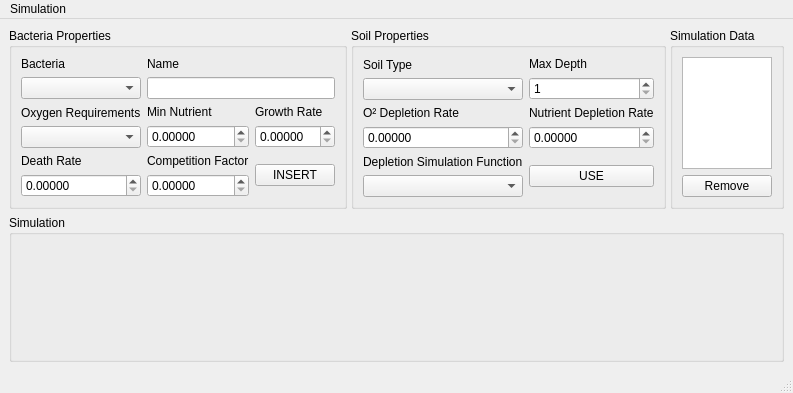
<?xml version="1.0" encoding="UTF-8"?>
<ui version="4.0">
 <class>MainWindow</class>
 <widget class="QMainWindow" name="MainWindow">
  <property name="geometry">
   <rect>
    <x>0</x>
    <y>0</y>
    <width>777</width>
    <height>393</height>
   </rect>
  </property>
  <property name="windowTitle">
   <string>MainWindow</string>
  </property>
  <widget class="QWidget" name="centralwidget">
   <layout class="QGridLayout" name="gridLayout_3" rowstretch="1,3">
    <item row="1" column="0">
     <widget class="QGroupBox" name="groupBox_simulation">
      <property name="sizePolicy">
       <sizepolicy hsizetype="Expanding" vsizetype="Expanding">
        <horstretch>0</horstretch>
        <verstretch>0</verstretch>
       </sizepolicy>
      </property>
      <property name="title">
       <string>Simulation</string>
      </property>
      <layout class="QHBoxLayout" name="horizontalLayout_2"/>
     </widget>
    </item>
    <item row="0" column="0">
     <layout class="QHBoxLayout" name="horizontalLayout" stretch="1,1,2">
      <property name="spacing">
       <number>4</number>
      </property>
      <property name="sizeConstraint">
       <enum>QLayout::SetFixedSize</enum>
      </property>
      <item>
       <widget class="QGroupBox" name="groupBox_bacteriaProperties">
        <property name="sizePolicy">
         <sizepolicy hsizetype="Minimum" vsizetype="Minimum">
          <horstretch>0</horstretch>
          <verstretch>0</verstretch>
         </sizepolicy>
        </property>
        <property name="minimumSize">
         <size>
          <width>0</width>
          <height>180</height>
         </size>
        </property>
        <property name="title">
         <string>Bacteria Properties</string>
        </property>
        <layout class="QGridLayout" name="gridLayout">
         <property name="sizeConstraint">
          <enum>QLayout::SetMinimumSize</enum>
         </property>
         <item row="3" column="1">
          <layout class="QVBoxLayout" name="verticalLayout_7">
           <item>
            <widget class="QLabel" name="label_competitionFactor">
             <property name="text">
              <string>Competition Factor</string>
             </property>
             <property name="buddy">
              <cstring>doubleSpinBox_competitionFactor</cstring>
             </property>
            </widget>
           </item>
           <item>
            <widget class="QDoubleSpinBox" name="doubleSpinBox_competitionFactor">
             <property name="decimals">
              <number>5</number>
             </property>
            </widget>
           </item>
          </layout>
         </item>
         <item row="3" column="0">
          <layout class="QVBoxLayout" name="verticalLayout_6">
           <item>
            <widget class="QLabel" name="label_deathRate">
             <property name="maximumSize">
              <size>
               <width>16777215</width>
               <height>28</height>
              </size>
             </property>
             <property name="text">
              <string>Death Rate</string>
             </property>
             <property name="buddy">
              <cstring>doubleSpinBox_deathRate</cstring>
             </property>
            </widget>
           </item>
           <item>
            <widget class="QDoubleSpinBox" name="doubleSpinBox_deathRate">
             <property name="decimals">
              <number>5</number>
             </property>
            </widget>
           </item>
          </layout>
         </item>
         <item row="1" column="1">
          <layout class="QVBoxLayout" name="verticalLayout_4">
           <item>
            <widget class="QLabel" name="label_minNutrient">
             <property name="maximumSize">
              <size>
               <width>16777215</width>
               <height>16</height>
              </size>
             </property>
             <property name="text">
              <string>Min Nutrient</string>
             </property>
             <property name="buddy">
              <cstring>doubleSpinBox_minNutrient</cstring>
             </property>
            </widget>
           </item>
           <item>
            <widget class="QDoubleSpinBox" name="doubleSpinBox_minNutrient">
             <property name="decimals">
              <number>5</number>
             </property>
            </widget>
           </item>
          </layout>
         </item>
         <item row="3" column="2">
          <widget class="QPushButton" name="pushButton_insertBacteria">
           <property name="sizePolicy">
            <sizepolicy hsizetype="Preferred" vsizetype="Fixed">
             <horstretch>0</horstretch>
             <verstretch>0</verstretch>
            </sizepolicy>
           </property>
           <property name="text">
            <string>INSERT</string>
           </property>
          </widget>
         </item>
         <item row="0" column="0">
          <layout class="QVBoxLayout" name="verticalLayout">
           <property name="sizeConstraint">
            <enum>QLayout::SetDefaultConstraint</enum>
           </property>
           <item>
            <widget class="QLabel" name="label_bacteria">
             <property name="enabled">
              <bool>true</bool>
             </property>
             <property name="sizePolicy">
              <sizepolicy hsizetype="Preferred" vsizetype="Minimum">
               <horstretch>0</horstretch>
               <verstretch>0</verstretch>
              </sizepolicy>
             </property>
             <property name="minimumSize">
              <size>
               <width>0</width>
               <height>0</height>
              </size>
             </property>
             <property name="maximumSize">
              <size>
               <width>16777215</width>
               <height>16</height>
              </size>
             </property>
             <property name="text">
              <string>Bacteria</string>
             </property>
             <property name="buddy">
              <cstring>comboBox_bacteria</cstring>
             </property>
            </widget>
           </item>
           <item>
            <widget class="QComboBox" name="comboBox_bacteria"/>
           </item>
          </layout>
         </item>
         <item row="1" column="2">
          <layout class="QVBoxLayout" name="verticalLayout_5">
           <item>
            <widget class="QLabel" name="label_growthRate">
             <property name="maximumSize">
              <size>
               <width>16777215</width>
               <height>16</height>
              </size>
             </property>
             <property name="text">
              <string>Growth Rate</string>
             </property>
             <property name="buddy">
              <cstring>doubleSpinBox_growthRate</cstring>
             </property>
            </widget>
           </item>
           <item>
            <widget class="QDoubleSpinBox" name="doubleSpinBox_growthRate">
             <property name="decimals">
              <number>5</number>
             </property>
             <property name="stepType">
              <enum>QAbstractSpinBox::DefaultStepType</enum>
             </property>
            </widget>
           </item>
          </layout>
         </item>
         <item row="0" column="1" colspan="2">
          <layout class="QVBoxLayout" name="verticalLayout_2">
           <property name="spacing">
            <number>6</number>
           </property>
           <item>
            <widget class="QLabel" name="label_name">
             <property name="sizePolicy">
              <sizepolicy hsizetype="Preferred" vsizetype="Preferred">
               <horstretch>0</horstretch>
               <verstretch>0</verstretch>
              </sizepolicy>
             </property>
             <property name="maximumSize">
              <size>
               <width>16777215</width>
               <height>16</height>
              </size>
             </property>
             <property name="text">
              <string>Name</string>
             </property>
             <property name="buddy">
              <cstring>lineEdit_name</cstring>
             </property>
            </widget>
           </item>
           <item>
            <widget class="QLineEdit" name="lineEdit_name"/>
           </item>
          </layout>
         </item>
         <item row="1" column="0">
          <layout class="QVBoxLayout" name="verticalLayout_3">
           <item>
            <widget class="QLabel" name="label_oxygenRequirements">
             <property name="maximumSize">
              <size>
               <width>16777215</width>
               <height>16</height>
              </size>
             </property>
             <property name="text">
              <string>Oxygen Requirements</string>
             </property>
             <property name="buddy">
              <cstring>comboBox_oxygenRequirements</cstring>
             </property>
            </widget>
           </item>
           <item>
            <widget class="QComboBox" name="comboBox_oxygenRequirements"/>
           </item>
          </layout>
         </item>
        </layout>
       </widget>
      </item>
      <item>
       <widget class="QGroupBox" name="groupBox_soilProperties">
        <property name="sizePolicy">
         <sizepolicy hsizetype="Minimum" vsizetype="Minimum">
          <horstretch>0</horstretch>
          <verstretch>0</verstretch>
         </sizepolicy>
        </property>
        <property name="minimumSize">
         <size>
          <width>0</width>
          <height>180</height>
         </size>
        </property>
        <property name="title">
         <string>Soil Properties</string>
        </property>
        <layout class="QGridLayout" name="gridLayout_4">
         <item row="1" column="0">
          <layout class="QVBoxLayout" name="verticalLayout_10">
           <item>
            <widget class="QLabel" name="label_o2DepletionRate">
             <property name="maximumSize">
              <size>
               <width>16777215</width>
               <height>16</height>
              </size>
             </property>
             <property name="text">
              <string>O² Depletion Rate</string>
             </property>
             <property name="buddy">
              <cstring>doubleSpinBox_o2DepletionRate</cstring>
             </property>
            </widget>
           </item>
           <item>
            <widget class="QDoubleSpinBox" name="doubleSpinBox_o2DepletionRate">
             <property name="decimals">
              <number>5</number>
             </property>
            </widget>
           </item>
          </layout>
         </item>
         <item row="0" column="1">
          <layout class="QVBoxLayout" name="verticalLayout_9">
           <item>
            <widget class="QLabel" name="label_maxDepth">
             <property name="maximumSize">
              <size>
               <width>16777215</width>
               <height>16</height>
              </size>
             </property>
             <property name="text">
              <string>Max Depth</string>
             </property>
             <property name="buddy">
              <cstring>spinBox_maxDepth</cstring>
             </property>
            </widget>
           </item>
           <item>
            <widget class="QSpinBox" name="spinBox_maxDepth">
             <property name="minimum">
              <number>1</number>
             </property>
             <property name="maximum">
              <number>500</number>
             </property>
            </widget>
           </item>
          </layout>
         </item>
         <item row="1" column="1">
          <layout class="QVBoxLayout" name="verticalLayout_11">
           <item>
            <widget class="QLabel" name="label_nutrientDepletionRate">
             <property name="maximumSize">
              <size>
               <width>16777215</width>
               <height>16</height>
              </size>
             </property>
             <property name="text">
              <string>Nutrient Depletion Rate</string>
             </property>
             <property name="buddy">
              <cstring>doubleSpinBox_nutrientDepletionRate</cstring>
             </property>
            </widget>
           </item>
           <item>
            <widget class="QDoubleSpinBox" name="doubleSpinBox_nutrientDepletionRate">
             <property name="decimals">
              <number>5</number>
             </property>
            </widget>
           </item>
          </layout>
         </item>
         <item row="0" column="0">
          <layout class="QVBoxLayout" name="verticalLayout_8">
           <item>
            <widget class="QLabel" name="label_soilType">
             <property name="maximumSize">
              <size>
               <width>16777215</width>
               <height>16</height>
              </size>
             </property>
             <property name="text">
              <string>Soil Type</string>
             </property>
             <property name="buddy">
              <cstring>comboBox_soilType</cstring>
             </property>
            </widget>
           </item>
           <item>
            <widget class="QComboBox" name="comboBox_soilType"/>
           </item>
          </layout>
         </item>
         <item row="2" column="1">
          <widget class="QPushButton" name="pushButton_useSoil">
           <property name="text">
            <string>USE</string>
           </property>
          </widget>
         </item>
         <item row="2" column="0">
          <layout class="QVBoxLayout" name="verticalLayout_12">
           <item>
            <widget class="QLabel" name="label_depletionFunction">
             <property name="maximumSize">
              <size>
               <width>16777215</width>
               <height>16</height>
              </size>
             </property>
             <property name="text">
              <string>Depletion Simulation Function</string>
             </property>
             <property name="buddy">
              <cstring>comboBox_depletionFunction</cstring>
             </property>
            </widget>
           </item>
           <item>
            <widget class="QComboBox" name="comboBox_depletionFunction"/>
           </item>
          </layout>
         </item>
        </layout>
       </widget>
      </item>
      <item>
       <widget class="QGroupBox" name="groupBox_simulationData">
        <property name="title">
         <string>Simulation Data</string>
        </property>
        <layout class="QGridLayout" name="gridLayout_5">
         <item row="0" column="0">
          <widget class="QTableWidget" name="tableWidget_bacteriaList">
           <property name="editTriggers">
            <set>QAbstractItemView::NoEditTriggers</set>
           </property>
           <property name="alternatingRowColors">
            <bool>true</bool>
           </property>
           <property name="selectionMode">
            <enum>QAbstractItemView::ContiguousSelection</enum>
           </property>
           <property name="selectionBehavior">
            <enum>QAbstractItemView::SelectRows</enum>
           </property>
           <property name="verticalScrollMode">
            <enum>QAbstractItemView::ScrollPerPixel</enum>
           </property>
           <property name="horizontalScrollMode">
            <enum>QAbstractItemView::ScrollPerPixel</enum>
           </property>
          </widget>
         </item>
         <item row="1" column="0">
          <widget class="QPushButton" name="pushButton_removeBacteria">
           <property name="text">
            <string>Remove</string>
           </property>
          </widget>
         </item>
        </layout>
       </widget>
      </item>
     </layout>
    </item>
   </layout>
  </widget>
  <widget class="QMenuBar" name="menubar">
   <property name="geometry">
    <rect>
     <x>0</x>
     <y>0</y>
     <width>777</width>
     <height>22</height>
    </rect>
   </property>
   <widget class="QMenu" name="menuSimulation">
    <property name="title">
     <string>Simulation</string>
    </property>
    <addaction name="action_startSimulation"/>
    <addaction name="actionAdvanced_Charts"/>
   </widget>
   <addaction name="menuSimulation"/>
  </widget>
  <widget class="QStatusBar" name="statusbar"/>
  <action name="action_startSimulation">
   <property name="text">
    <string>Start</string>
   </property>
  </action>
  <action name="actionAdvanced_Charts">
   <property name="checkable">
    <bool>true</bool>
   </property>
   <property name="text">
    <string>Advanced Charts</string>
   </property>
  </action>
 </widget>
 <tabstops>
  <tabstop>comboBox_bacteria</tabstop>
  <tabstop>lineEdit_name</tabstop>
  <tabstop>comboBox_oxygenRequirements</tabstop>
  <tabstop>doubleSpinBox_minNutrient</tabstop>
  <tabstop>doubleSpinBox_growthRate</tabstop>
  <tabstop>doubleSpinBox_deathRate</tabstop>
  <tabstop>doubleSpinBox_competitionFactor</tabstop>
  <tabstop>pushButton_insertBacteria</tabstop>
  <tabstop>comboBox_soilType</tabstop>
  <tabstop>spinBox_maxDepth</tabstop>
  <tabstop>doubleSpinBox_o2DepletionRate</tabstop>
  <tabstop>doubleSpinBox_nutrientDepletionRate</tabstop>
  <tabstop>comboBox_depletionFunction</tabstop>
 </tabstops>
 <resources/>
 <connections/>
</ui>
